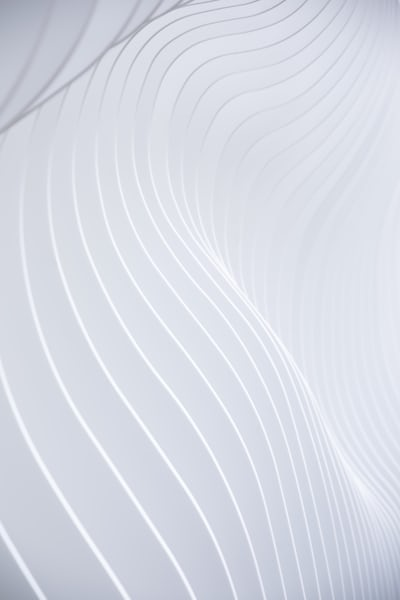
#> input picture assets/chrome.png, 400 x 600 px; its folder holds only this picture in this run
$ python tex_pack.py
#> lines starting #> are read from the running program, lines starting #| are printed output that depends on the picture
#!/usr/bin/env python3
# -*- coding: utf-8 -*-
"""Pack PNG assets into NexOS TEX textures and drop them into sfs_files/.

Texture ids (agreed with gui.cpp / Desktop.cs):
   0    wallpaper  960x540 RGB565   -> sfs_files/tex_wall.tex
   1    taskbar    256x48  RGB565   -> sfs_files/tex_task.tex
   2    start menu 256x128 RGB565   -> sfs_files/tex_menu.tex
   3    title bar  256x32  RGB565   -> sfs_files/tex_chrome.tex
   4    window bg  128x128 RGB565   -> sfs_files/tex_winbg.tex
   100+ icon_k<kind> 128x128 ARGB32 -> sfs_files/tex_k<kind>.tex

Any asset missing from assets/ is generated procedurally (gradient + bloom +
noise), so a build works offline.  Drop real PNGs into assets/ to override:
   wallpaper.png taskbar.png menu.png chrome.png winbg.png icon_k0..k8.png

TEX header (little-endian): magic "TEX1" u32 version u32 width u32 height
u32 format u32 data_bytes then rows of pixels, top-down.
format 0 = RGB565 (2 B/px), format 1 = ARGB32 (4 B/px, [B G R A]).
"""
import os
import random
import struct
import sys

try:
    from PIL import Image, ImageDraw, ImageFilter, ImageFont
except ImportError:  # build-host dependent
    # Pillow is optional.  gui.cpp falls back to procedural drawing when the
    # tex_*.tex files are absent, so a build host without Pillow must still be
    # able to produce a bootable image instead of failing the whole `make`.
    sys.stderr.write("[tex_pack] Pillow not installed - skipping texture "
                     "generation (GUI falls back to procedural theme)\n")
    sys.exit(0)

ROOT = os.path.dirname(os.path.dirname(os.path.abspath(__file__)))
ASSETS = os.path.join(ROOT, "assets")
OUT = os.path.join(ROOT, "sfs_files")

KINDS = [
    (0, "ControlPanel", 0x0078D4, 'S'),
    (1, "FileExplorer", 0xFFC83D, 'P'),
    (2, "TaskManager",  0x0F7B0F, 'T'),
    (3, "Terminal",     0x2F3A45, '>'),
    (4, "Calculator",   0x00A3A3, '='),
    (5, "About",        0xD8541B, 'i'),
    (6, "MemOptimizer", 0x8256D0, 'M'),
    (7, "Notepad",      0x4A6FA5, 'N'),
    (8, "Browser",      0x1A73E8, 'B'),
]


def tex_header(w, h, fmt, nbytes):
    return b"TEX1" + struct.pack("<IIIII", 1, w, h, fmt, nbytes)


def write_tex(path, img, fmt):
    if fmt == 0:
        rgb = img.convert("RGB")
        w, h = rgb.size
        data = bytearray()
        for y in range(h):
            for x in range(w):
                r, g, b = rgb.getpixel((x, y))
                v = ((r >> 3) << 11) | ((g >> 2) << 5) | (b >> 3)
                data += struct.pack("<H", v)
    else:
        rgba = img.convert("RGBA")
        w, h = rgba.size
        data = bytearray()
        for y in range(h):
            for x in range(w):
                r, g, b, a = rgba.getpixel((x, y))
                data += struct.pack("<BBBB", b, g, r, a)
    with open(path, "wb") as f:
        f.write(tex_header(w, h, fmt, len(data)))
        f.write(data)
    print("  %-16s %dx%d fmt=%d %8d B" % (os.path.basename(path), w, h, fmt, len(data)))


def gradient_image(w, h, top, bot):
    g = Image.linear_gradient("L").resize((w, h), Image.BILINEAR)
    chans = []
    for i in range(3):
        a, b = top[i], bot[i]
        chans.append(g.point(lambda v, a=a, b=b: a + (b - a) * v // 255))
    return Image.merge("RGB", chans)


def blend_noise(img, amount=12):
    w, h = img.size
    random.seed(1234)
    n = Image.new("L", (max(1, w // 4), max(1, h // 4)), 128)
    np = n.load()
    for y in range(n.height):
        for x in range(n.width):
            np[x, y] = random.randint(128 - amount, 128 + amount)
    n = n.resize((w, h), Image.BILINEAR).convert("RGB")
    return Image.blend(img, n, 0.05)


def gen_wallpaper(w=960, h=540):
    top, bot = (0x05, 0x16, 0x2C), (0x0B, 0x4A, 0x83)
    img = gradient_image(w, h, top, bot).convert("RGBA")
    glow = Image.new("RGBA", (w, h), (0, 0, 0, 0))
    d = ImageDraw.Draw(glow)
    cx, cy, r0 = w // 2, int(h * 0.44), int(h * 0.46)
    d.ellipse([cx - r0, cy - r0, cx + r0, cy + r0], fill=(190, 225, 255, 255))
    glow = glow.filter(ImageFilter.GaussianBlur(r0 // 2))
    r, g, b, a = glow.split()
    a = a.point(lambda v: v * 3 // 10)
    glow = Image.merge("RGBA", (r, g, b, a))
    img = Image.alpha_composite(img, glow).convert("RGB")
    return blend_noise(img, 10)


def gen_surface(w, h, top, bot):
    img = gradient_image(w, h, top, bot)
    return blend_noise(img, 8)


def gen_icon(color, letter, size=64):
    img = Image.new("RGBA", (size, size), (0, 0, 0, 0))
    d = ImageDraw.Draw(img)
    d.rounded_rectangle([2, 2, size - 2, size - 2], radius=12, fill=color)
    glow = Image.new("RGBA", (size, size), (0, 0, 0, 0))
    d2 = ImageDraw.Draw(glow)
    d2.ellipse([4, 4, size - 4, size - 4], fill=(255, 255, 255, 90))
    glow = glow.filter(ImageFilter.GaussianBlur(4))
    img = Image.alpha_composite(img, glow)
    font = None
    for p in ("/usr/share/fonts/truetype/dejavu/DejaVuSans-Bold.ttf",
              "/usr/share/fonts/truetype/dejavu/DejaVuSans.ttf",
              "C:/Windows/Fonts/segoeuib.ttf",
              "C:/Windows/Fonts/arialbd.ttf"):
        if os.path.exists(p):
            try:
                font = ImageFont.truetype(p, size // 2)
                break
            except Exception:
                font = None
    d = ImageDraw.Draw(img)
    if font is None:
        d.text((size // 2 - 8, size // 2 - 12), letter, fill=(255, 255, 255, 255))
    else:
        d.text((size // 2, size // 2), letter, font=font,
               fill=(255, 255, 255, 255), anchor="mm")
    return img


def load_or_gen(name, size, gen, keep_alpha=False):
    path = os.path.join(ASSETS, name)
    if os.path.isfile(path):
        try:
            im = Image.open(path)
            if size is not None:
                if keep_alpha:
                    im = im.convert("RGBA").resize(size, Image.LANCZOS)
                else:
                    im = im.convert("RGB").resize(size, Image.LANCZOS)
            print("  using asset %s" % path)
            return im
        except Exception as e:
            print("  WARN %s unreadable (%s), generating" % (path, e))
    return gen()


def main():
    if not os.path.isdir(OUT):
        os.makedirs(OUT)
    if not os.path.isdir(ASSETS):
        os.makedirs(ASSETS)

    produced = set()

    def pack(name, fmt, im):
        path = os.path.join(OUT, "tex_%s.tex" % name)
        write_tex(path, im, fmt)
        produced.add(os.path.basename(path))

    print("[tex_pack] generating textures into %s" % OUT)
    pack("wall", 0, load_or_gen("wallpaper.png", (960, 540), gen_wallpaper))
#> in gradient_image, `g = Image.linear_gradient("L").resize((w, h), Image.BILINEAR)`:
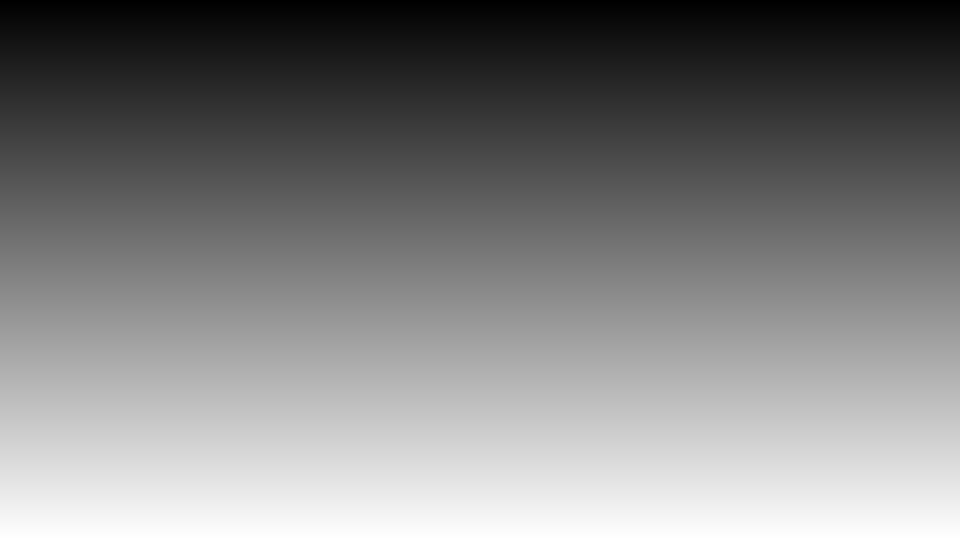
#> g: PIL image 960x540 L; min 0, max 255, mean 127.5
#> after the loop in gradient_image, `for i in range(3):`: chans = 3 items
#> in gen_wallpaper, `glow = Image.new("RGBA", (w, h), (0, 0, 0, 0))`: glow: PIL image 960x540 RGBA; every value is 0
#> in gen_wallpaper, `a = a.point(lambda v: v * 3 // 10)`:
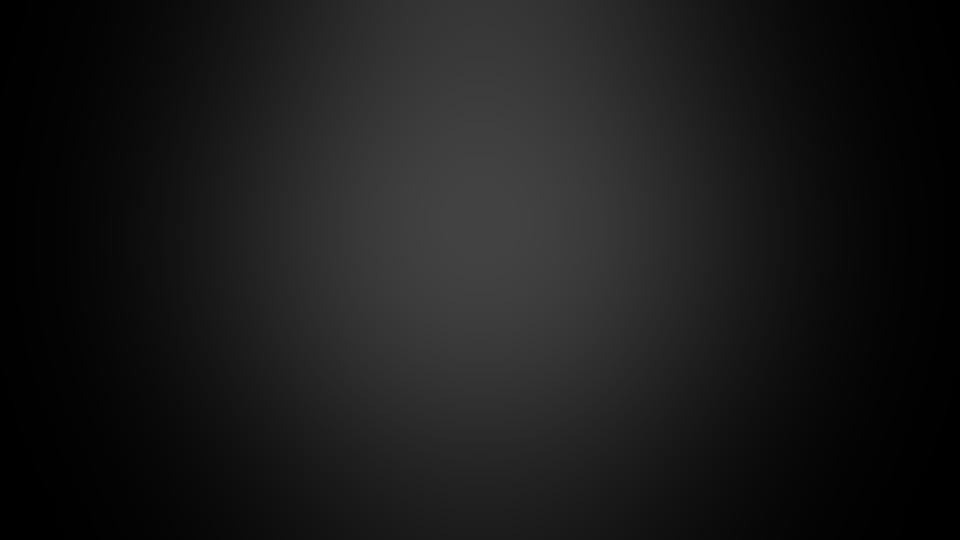
#> a: PIL image 960x540 L; min 0, max 66, mean 26.1
#> in gen_wallpaper, `img = Image.alpha_composite(img, glow).convert("RGB")`:
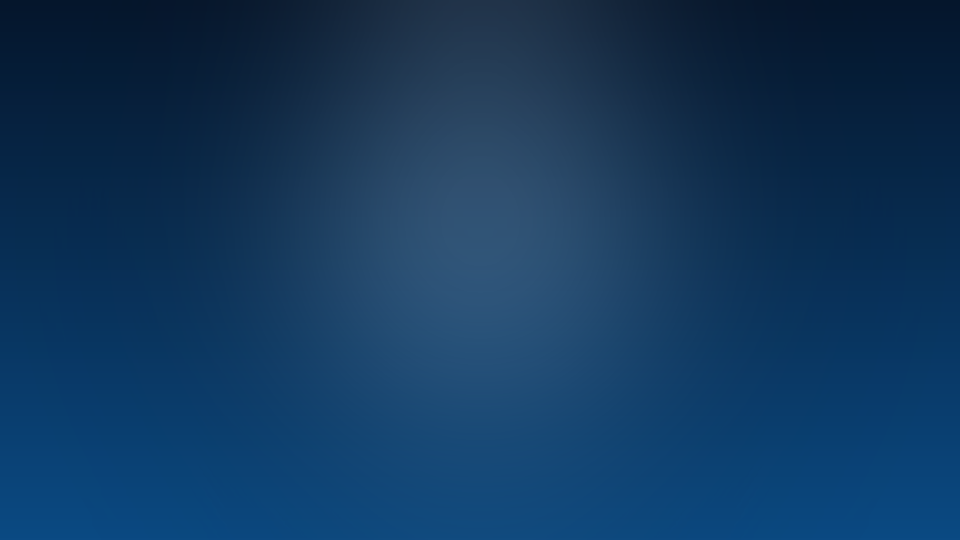
#> img: PIL image 960x540 RGB; mean R, G, B 17.6, 55.7, 93
#> in blend_noise, `n = Image.new("L", (max(1, w // 4), max(1, h // 4)), 128)`: n: PIL image 240x135 L; every value is 128
#|   tex_wall.tex     960x540 fmt=0  1036800 B
    pack("task", 0, load_or_gen("taskbar.png", (256, 48),
                                lambda: gen_surface(256, 48, (0xF2, 0xF5, 0xFA), (0xE4, 0xEA, 0xF4))))
#|   tex_task.tex     256x48 fmt=0    24576 B
    pack("menu", 0, load_or_gen("menu.png", (256, 128),
                                lambda: gen_surface(256, 128, (0xF7, 0xF9, 0xFC), (0xEE, 0xF2, 0xF8))))
#> call 3 of gradient_image, with w = 256, h = 128, top = (247, 249, 252), bot = (238, 242, 248)
#> in gradient_image (call 3), `return Image.merge("RGB", chans)`:
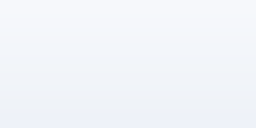
#> returned value: PIL image 256x128 RGB; mean R, G, B 242, 245, 249.5
#> in blend_noise (call 3), `n = Image.new("L", (max(1, w // 4), max(1, h // 4)), 128)`: n: PIL image 64x32 L; every value is 128
#|   tex_menu.tex     256x128 fmt=0    65536 B
    pack("chrome", 0, load_or_gen("chrome.png", (256, 32),
                                  lambda: gen_surface(256, 32, (0xFF, 0xFF, 0xFF), (0xEE, 0xEE, 0xEE))))
#> call 4 of load_or_gen, with name = 'chrome.png', size = (256, 32), keep_alpha = False
#> in load_or_gen, im is the input picture: PIL image 400x600 RGB; mean R, G, B 215.6, 219.2, 229.2
#|   tex_chrome.tex   256x32 fmt=0    16384 B
    pack("winbg", 0, load_or_gen("winbg.png", (128, 128),
                                 lambda: gen_surface(128, 128, (0xF3, 0xF3, 0xF3), (0xE9, 0xE9, 0xE9))))
#> call 4 of gradient_image, with w = 128, h = 128, top = (243, 243, 243), bot = (233, 233, 233)
#> in gradient_image (call 4), `g = Image.linear_gradient("L").resize((w, h), Image.BILINEAR)`:
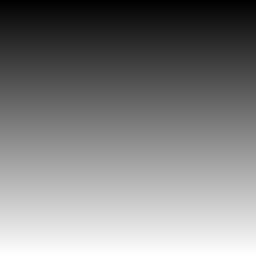
#> g: PIL image 128x128 L (shown 2 times larger); min 1, max 254, mean 128
#> call 4 of blend_noise, with amount = 8
#> in blend_noise (call 4), `n = Image.new("L", (max(1, w // 4), max(1, h // 4)), 128)`: n: PIL image 32x32 L; every value is 128
#> in blend_noise (call 4), `n = n.resize((w, h), Image.BILINEAR).convert("RGB")`:
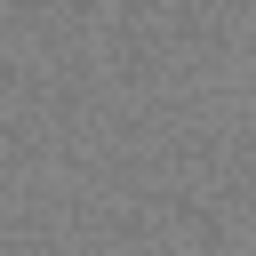
#> n: PIL image 128x128 RGB (shown 2 times larger); min 120, max 136, mean 128.4
#|   tex_winbg.tex    128x128 fmt=0    32768 B

    for kind, _name, col, letter in KINDS:
        pack("k%d" % kind, 1,
             load_or_gen("icon_k%d.png" % kind, (128, 128),
                         lambda c=col, l=letter: gen_icon(c, l, size=128),
                         keep_alpha=True))
#> in gen_icon, `img = Image.new("RGBA", (size, size), (0, 0, 0, 0))`: img: PIL image 128x128 RGBA; every value is 0
#> in gen_icon, `glow = glow.filter(ImageFilter.GaussianBlur(4))`:
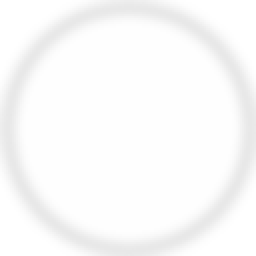
#> glow: PIL image 128x128 RGBA (shown 2 times larger); mean R, G, B, A 178.6, 178.6, 178.6, 63; transparent parts drawn white
#|   tex_k0.tex       128x128 fmt=1    65536 B

    stale = 0
    for f in sorted(os.listdir(OUT)):
        if f.startswith("tex_") and f.endswith(".tex") and f not in produced:
            os.remove(os.path.join(OUT, f))
            stale += 1
    if stale:
        print("[tex_pack] removed %d stale tex file(s)" % stale)
    print("[tex_pack] done: %d textures" % len(produced))
#| [tex_pack] done: 14 textures
    return 0


if __name__ == "__main__":
    sys.exit(main())
#> (the program exits here)
